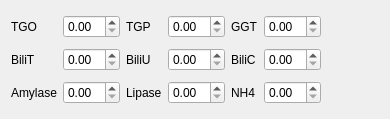
<?xml version="1.0" encoding="UTF-8"?>
<ui version="4.0">
 <class>LabTestsResults</class>
 <widget class="QWidget" name="LabTestsResults">
  <property name="geometry">
   <rect>
    <x>0</x>
    <y>0</y>
    <width>390</width>
    <height>119</height>
   </rect>
  </property>
  <property name="windowTitle">
   <string/>
  </property>
  <layout class="QGridLayout" name="gridLayout">
   <item row="0" column="0">
    <widget class="QLabel" name="tgoLabel">
     <property name="sizePolicy">
      <sizepolicy hsizetype="Fixed" vsizetype="Preferred">
       <horstretch>0</horstretch>
       <verstretch>0</verstretch>
      </sizepolicy>
     </property>
     <property name="text">
      <string>TGO</string>
     </property>
    </widget>
   </item>
   <item row="2" column="5">
    <widget class="QDoubleSpinBox" name="nh4">
     <property name="maximumSize">
      <size>
       <width>100</width>
       <height>16777215</height>
      </size>
     </property>
    </widget>
   </item>
   <item row="1" column="1">
    <widget class="QDoubleSpinBox" name="biliT">
     <property name="maximumSize">
      <size>
       <width>100</width>
       <height>16777215</height>
      </size>
     </property>
    </widget>
   </item>
   <item row="2" column="0">
    <widget class="QLabel" name="amylaseLabel">
     <property name="sizePolicy">
      <sizepolicy hsizetype="Fixed" vsizetype="Preferred">
       <horstretch>0</horstretch>
       <verstretch>0</verstretch>
      </sizepolicy>
     </property>
     <property name="text">
      <string>Amylase</string>
     </property>
    </widget>
   </item>
   <item row="1" column="4">
    <widget class="QLabel" name="biliCLabel">
     <property name="sizePolicy">
      <sizepolicy hsizetype="Fixed" vsizetype="Preferred">
       <horstretch>0</horstretch>
       <verstretch>0</verstretch>
      </sizepolicy>
     </property>
     <property name="text">
      <string>BiliC</string>
     </property>
    </widget>
   </item>
   <item row="1" column="5">
    <widget class="QDoubleSpinBox" name="biliC">
     <property name="maximumSize">
      <size>
       <width>100</width>
       <height>16777215</height>
      </size>
     </property>
    </widget>
   </item>
   <item row="0" column="2">
    <widget class="QLabel" name="tgpLabel">
     <property name="sizePolicy">
      <sizepolicy hsizetype="Fixed" vsizetype="Preferred">
       <horstretch>0</horstretch>
       <verstretch>0</verstretch>
      </sizepolicy>
     </property>
     <property name="text">
      <string>TGP</string>
     </property>
    </widget>
   </item>
   <item row="0" column="5">
    <widget class="QDoubleSpinBox" name="ggt">
     <property name="maximumSize">
      <size>
       <width>100</width>
       <height>16777215</height>
      </size>
     </property>
    </widget>
   </item>
   <item row="2" column="1">
    <widget class="QDoubleSpinBox" name="amylase">
     <property name="maximumSize">
      <size>
       <width>100</width>
       <height>16777215</height>
      </size>
     </property>
    </widget>
   </item>
   <item row="0" column="4">
    <widget class="QLabel" name="ggtLabel">
     <property name="sizePolicy">
      <sizepolicy hsizetype="Fixed" vsizetype="Preferred">
       <horstretch>0</horstretch>
       <verstretch>0</verstretch>
      </sizepolicy>
     </property>
     <property name="text">
      <string>GGT</string>
     </property>
    </widget>
   </item>
   <item row="0" column="1">
    <widget class="QDoubleSpinBox" name="tgo">
     <property name="maximumSize">
      <size>
       <width>100</width>
       <height>16777215</height>
      </size>
     </property>
    </widget>
   </item>
   <item row="0" column="3">
    <widget class="QDoubleSpinBox" name="tgp">
     <property name="maximumSize">
      <size>
       <width>100</width>
       <height>16777215</height>
      </size>
     </property>
    </widget>
   </item>
   <item row="2" column="2">
    <widget class="QLabel" name="lipaseLabel">
     <property name="sizePolicy">
      <sizepolicy hsizetype="Fixed" vsizetype="Preferred">
       <horstretch>0</horstretch>
       <verstretch>0</verstretch>
      </sizepolicy>
     </property>
     <property name="text">
      <string>Lipase</string>
     </property>
    </widget>
   </item>
   <item row="1" column="2">
    <widget class="QLabel" name="biliULabel">
     <property name="sizePolicy">
      <sizepolicy hsizetype="Fixed" vsizetype="Preferred">
       <horstretch>0</horstretch>
       <verstretch>0</verstretch>
      </sizepolicy>
     </property>
     <property name="text">
      <string>BiliU</string>
     </property>
    </widget>
   </item>
   <item row="1" column="0">
    <widget class="QLabel" name="biliTLabel">
     <property name="sizePolicy">
      <sizepolicy hsizetype="Fixed" vsizetype="Preferred">
       <horstretch>0</horstretch>
       <verstretch>0</verstretch>
      </sizepolicy>
     </property>
     <property name="text">
      <string>BiliT</string>
     </property>
    </widget>
   </item>
   <item row="2" column="4">
    <widget class="QLabel" name="nh4Label">
     <property name="sizePolicy">
      <sizepolicy hsizetype="Fixed" vsizetype="Preferred">
       <horstretch>0</horstretch>
       <verstretch>0</verstretch>
      </sizepolicy>
     </property>
     <property name="text">
      <string>NH4</string>
     </property>
    </widget>
   </item>
   <item row="2" column="3">
    <widget class="QDoubleSpinBox" name="lipase">
     <property name="maximumSize">
      <size>
       <width>100</width>
       <height>16777215</height>
      </size>
     </property>
    </widget>
   </item>
   <item row="1" column="3">
    <widget class="QDoubleSpinBox" name="biliU">
     <property name="maximumSize">
      <size>
       <width>100</width>
       <height>16777215</height>
      </size>
     </property>
    </widget>
   </item>
   <item row="0" column="6">
    <spacer name="horizontalSpacer">
     <property name="orientation">
      <enum>Qt::Horizontal</enum>
     </property>
     <property name="sizeHint" stdset="0">
      <size>
       <width>40</width>
       <height>20</height>
      </size>
     </property>
    </spacer>
   </item>
  </layout>
 </widget>
 <resources/>
 <connections/>
</ui>
